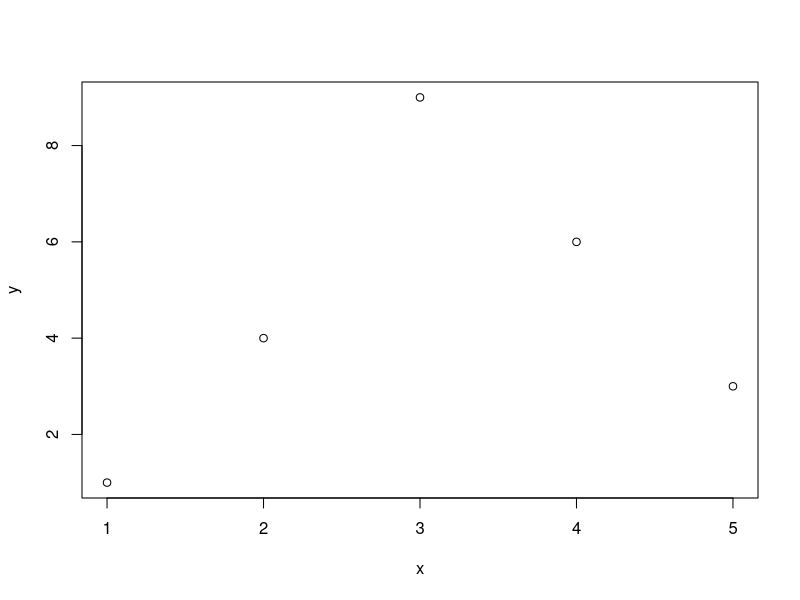
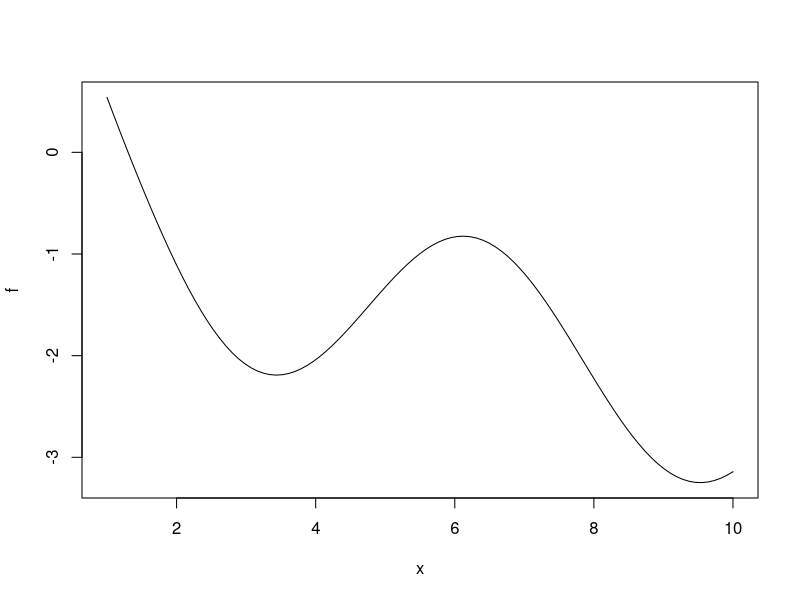
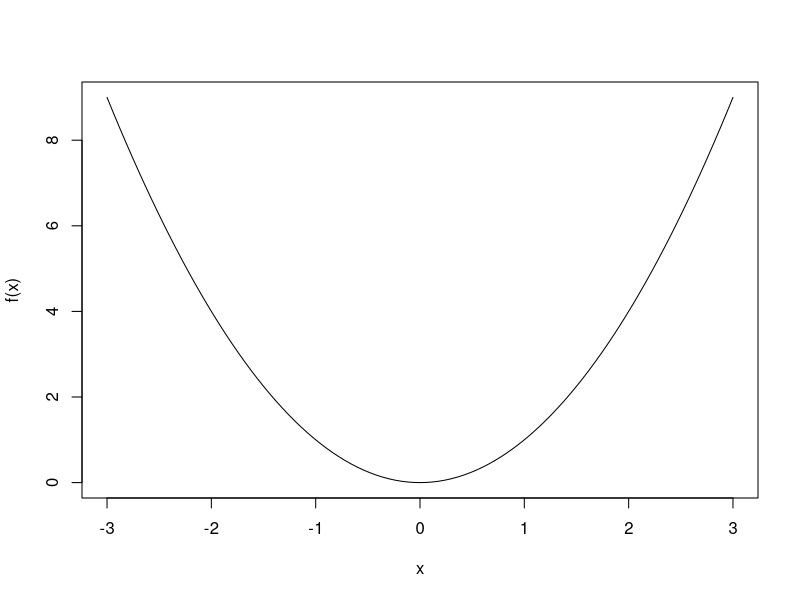
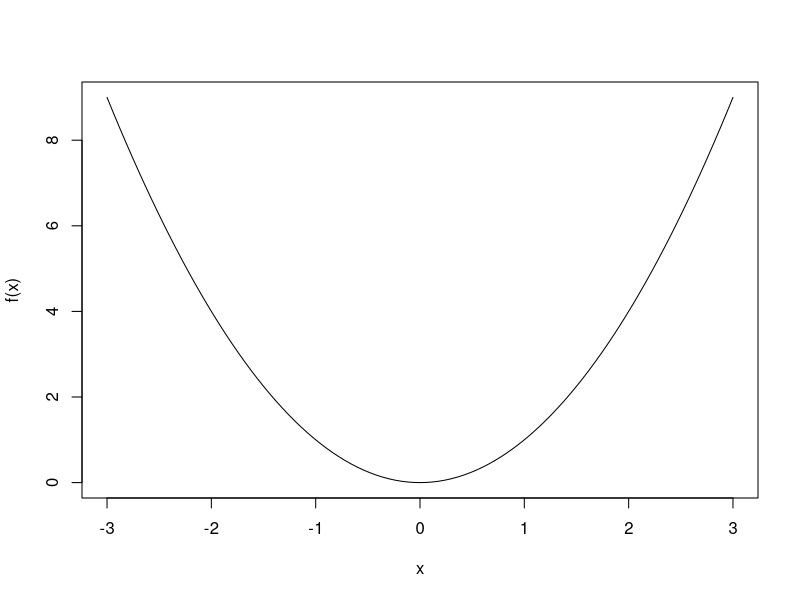
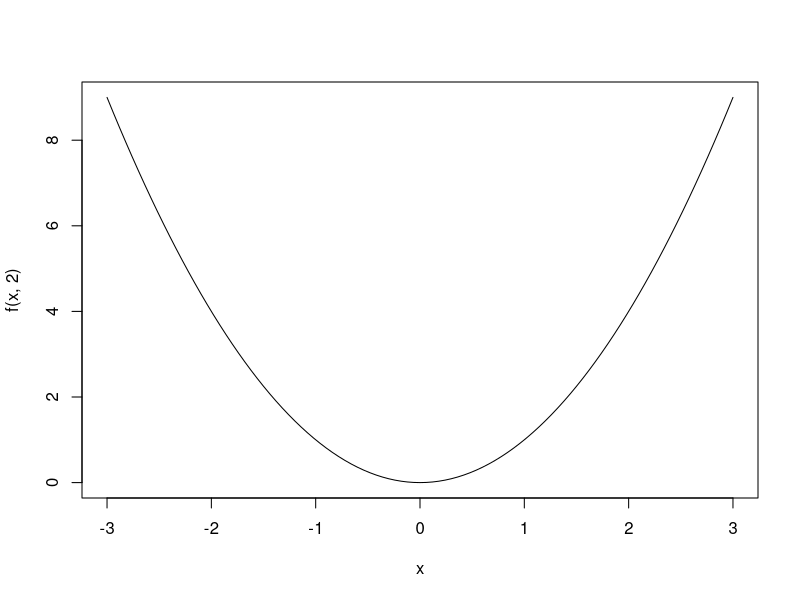
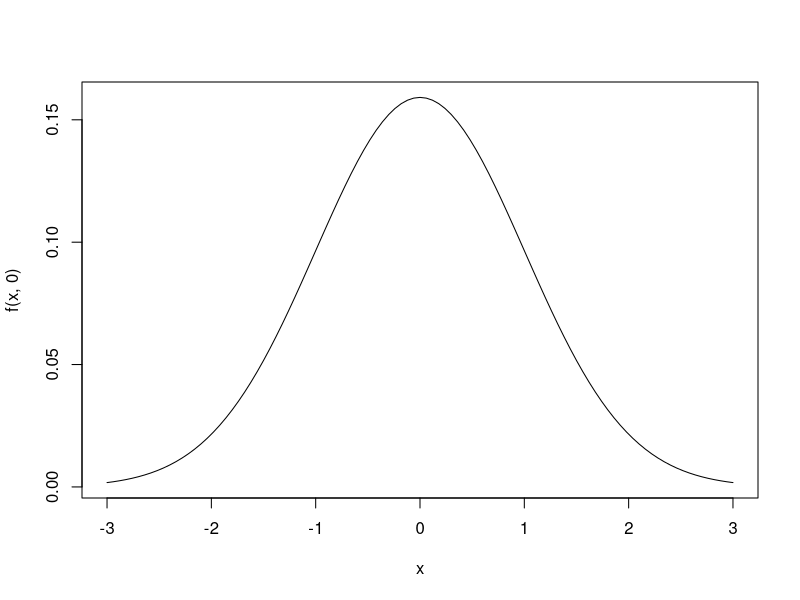

R code for these plots, in order:
## 8장 연습문제(1)

## 1
x <- c(1, 2, 3, 4, 5)
y <- c(1, 4, 9, 6, 3)
plot(x, y)


## 2
f <- function(x) cos(x) - log(x)
plot(f, 1, 10)


## 3
f <- function(x) {
    return(x^2)
}
curve(f, -3, 3)        # -3 ~ 3의 범위로 플롯

curve(f(x), -3, 3)     # -3 ~ 3의 범위로 플롯


f <- function(x, a) {
    return(x^a)
}
curve(f(x, 2), -3, 3)


f <- function(x, y) 1 /(2 * pi) * exp(-(x^2 + y^2)/2)
curve(f(x, 0), -3, 3)
